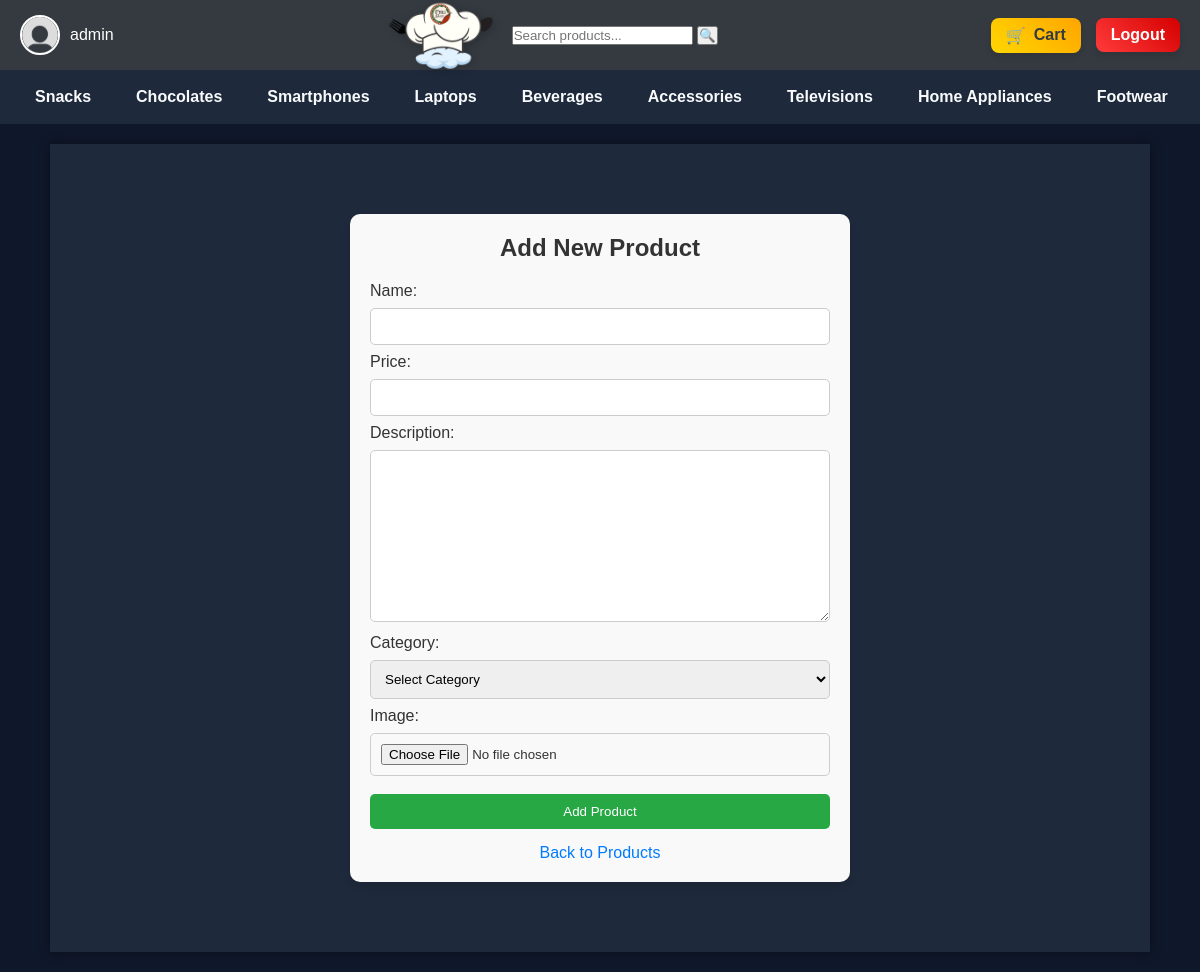
The page /add-product/ (signed in) on the database its author committed.
### store/models.py (models this page shows, shortened)
class Category(models.Model):
    name = models.CharField(max_length=255, unique=True)
    created_at = models.DateTimeField(auto_now_add=True)
    slug = models.SlugField(unique=True, blank=True)
    def __str__(self):
        return self.name

### store/views.py (the view)
# urls.py: path('add-product/', add_product, name='add_product'),
@login_required
@staff_member_required
def add_product(request):
    if request.method == 'POST':
        form = ProductForm(request.POST, request.FILES)
        if form.is_valid():
            product = form.save(commit=False)  # Don't save to DB yet
            product.slug = slugify(product.name)  # Auto-generate slug
            product.save()  # Save with the new slug
            return redirect('product_list')  # Redirect to product list after adding
    else:
        form = ProductForm()
    return render(request, 'store/add_product.html', {'form': form})

### store/forms.py
class ProductForm(forms.ModelForm):
    category = forms.ModelChoiceField(
        queryset=Category.objects.all(),
        empty_label="Select Category",
        required=True
    )
    class Meta:
        model = Product
        fields = ['name', 'price', 'description', 'category', 'image']

### store/context_processor.py (called while the page is built)
def navbar_processor(request):
    return {
        'categories': Category.objects.all(),
        'navbar_links': NavbarLink.objects.all(),
    }

### store/templates/store/add_product.html (shortened to what this page needs)
{% extends 'store/base.html' %}
{% load static %}
{% block content %}
    <link rel="stylesheet" href="{% static 'css/add_product.css' %}">
    <div class="add-product-container">
        <h2>Add New Product</h2>
        <form method="post" enctype="multipart/form-data">
            {{ form.as_p }}
            <button type="submit">Add Product</button>
        </form>
        <a href="{% url 'product_list' %}">Back to Products</a>
    </div>
{% endblock %}

### store/templates/store/base.html (shortened to what this page needs)
<!DOCTYPE html>
<html lang="en">
<head>
    {% load static %}
    <link rel="stylesheet" href="{% static 'css/base.css' %}">
</head>
<body>
    <div class="store-container">
        <nav class="store-navbar">
            <div class="store-nav-left">
                {% if user.is_authenticated %}
                    <div class="store-profile">
                        <img src="{% static 'images/profile.png' %}" alt="Profile" class="store-profile-img">
                        <a href="{% url 'profile' %}" class="store-username">{{ user.username }}</a>
                    </div>
                {% endif %}
            </div>
            <div class="store-nav-center">
                <a href="{% if request.resolver_match.url_name == 'product_list' %}{% url 'dashboard' %}{% else %}{% url 'product_list' %}{% endif %}" class="store-logo-link">
                    <img src="{% static 'images/logo.png' %}" alt="Store Logo" class="store-logo-img">
                </a>
                <form method="GET" action="{% url 'search_results' %}" class="store-search-form">
                    <input type="text" name="q" placeholder="Search products..." required>
                    <button type="submit">🔍</button>
                </form>
            </div>
            <div class="store-nav-right">
                {% if user.is_authenticated %}
                    <a href="{% url 'cart' %}" class="store-cart-btn">
                        <span class="store-cart-icon">🛒</span> Cart
                    </a>
                    <form action="{% url 'logout' %}" method="post" class="store-logout-form">
                        <button type="submit" class="store-logout-btn">Logout</button>
                    </form>
                {% else %}
                    <a href="{% url 'signup' %}" class="store-auth-btn">Signup</a>
                    <a href="{% url 'login' %}" class="store-auth-btn">Login</a>
                {% endif %}
            </div>
        </nav>
        <nav class="store-secondary-navbar">
            <ul>
                {% for category in categories %}
                    <li><a href="{% url 'category_detail' category.slug %}">{{ category.name }}</a></li>
                {% endfor %}
            </ul>
        </nav>
        <div class="store-content">
            {% block content %}
            {% endblock %}
        </div>
    </div>
</body>
</html>

### store/static/css/base.css (style rules this page uses)
* { margin: 0; padding: 0; box-sizing: border-box; font-family: Arial, sans-serif; }
body { background-color: #0f172a; margin: 0; padding: 0; }
.store-container * { margin: 0 ; padding: 0; box-sizing: border-box; font-family: Arial, sans-serif; }
.store-container { background-color: #0f172a !important; }
.store-navbar { display: flex; justify-content: space-between; align-items: center; background-color: #343a40; padding: 10px 20px; color: white; height: 70px; }
.store-nav-left { display: flex; align-items: center; }
.store-profile { display: flex; align-items: center; }
.store-profile-img { width: 40px; height: 40px; border-radius: 50%; margin-right: 10px; border: 2px solid white; }
.store-username { font-size: 16px; color: white; text-decoration: none; }
.store-nav-center { display: flex; align-items: center; justify-content: center; flex-grow: 1; gap: 15px; }
.store-logo-link { display: inline-block; }
.store-logo-img { height: 110px; width: auto; max-width: 180px; object-fit: contain; filter: drop-shadow(2px 2px 4px rgba(0, 0, 0, 0.2)); }
.store-nav-right { display: flex; align-items: center; gap: 15px; }
.store-cart-btn { display: flex; align-items: center; justify-content: center; gap: 8px; background: linear-gradient(45deg, #FFD700, #FFA500); color: #343a40; font-size: 16px; font-weight: bold; padding: 8px 15px; border-radius: 8px; text-decoration: none; box-shadow: 0 4px 6px rgba(0, 0, 0, 0.1); transition: background 0.3s ease, transform 0.3s ease, box-shadow 0.3s ease; position: relative; overflow: hidden; }
.store-logout-form { display: inline-block; }
.store-logout-btn { display: flex; align-items: center; justify-content: center; gap: 8px; background: linear-gradient(45deg, #FF3B3B, #D50000); color: white; font-size: 16px; font-weight: bold; padding: 8px 15px; border-radius: 8px; text-decoration: none; box-shadow: 0 4px 6px rgba(0, 0, 0, 0.1); transition: background 0.3s ease, transform 0.3s ease, box-shadow 0.3s ease; border: none; cursor: pointer; }
.store-content { max-width: 1100px; margin: 20px auto; padding: 20px; background: #1e293b; color: #f8fafc; box-shadow: 0px 0px 10px rgba(0, 0, 0, 0.4); }
.store-secondary-navbar { background-color: #1e293b; padding: 10px 0; }
.store-secondary-navbar ul { list-style: none; display: flex; justify-content: flex-start; padding: 0; margin-left: 20px; gap: 15px; }
.store-secondary-navbar li { display: inline-block; }
.store-secondary-navbar a { display: inline-block; padding: 8px 15px; color: #f8fafc; text-decoration: none; font-size: 16px; font-weight: bold; transition: color 0.3s ease, background 0.3s ease, transform 0.3s ease; border-radius: 5px; }

### store/static/css/add_product.css (style rules this page uses)
.add-product-container { max-width: 500px; margin: 50px auto; padding: 20px; background-color: #f9f9f9; color: #333; border-radius: 10px; box-shadow: 0 4px 8px rgba(0, 0, 0, 0.1); }
.add-product-container h2 { text-align: center; margin-bottom: 20px; color: #333; }
.add-product-container form { display: flex; flex-direction: column; }
.add-product-container form input, .add-product-container form textarea, .add-product-container form select { width: 100%; padding: 10px; margin: 8px 0; border: 1px solid #ccc; border-radius: 5px; }
.add-product-container button { background-color: #28a745; color: white; padding: 10px; border: none; border-radius: 5px; cursor: pointer; margin-top: 10px; }
.add-product-container a { display: block; text-align: center; margin-top: 15px; color: #007bff; text-decoration: none; }

### rows shown on the page
Category: name "Snacks"
Category: name "Chocolates"
Category: name "Smartphones"
Category: name "Laptops"
Category: name "Beverages"
Category: name "Accessories"
Category: name "Televisions"
Category: name "Home Appliances"
Category: name "Footwear"

### other values the page prints
{{ user.username }} "admin"
